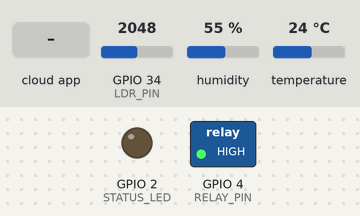
A sketch run on a simulated ESP32. On the bench: switched loads named in the sketch (green lamp = pin HIGH), output pins drawn as LEDs (lit = HIGH). The test bench sets the inputs (shaded band); at power-on: GPIO 34 (LDR_PIN) = 2048, humidity 55 %, temperature 24 °C (analog values on the 0–4095 scale). WiFi joins after 1.5 s; servers stay silent unless stated; the Firebase database answers and starts empty; what the sketch prints to the serial monitor is not drawn.

Above: at 3.3 s.
3.4 s: the phone or cloud app sets relay to ON
At 3.9 s:
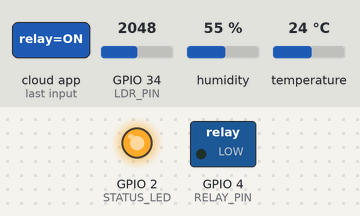
11.6 s: the phone or cloud app sets mode to AUTO
At 14.1 s:
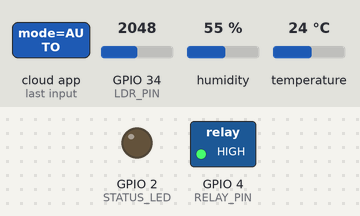
Timing chart, 0 to 15.6 s (numbered marks = the images above; inputs shaded):
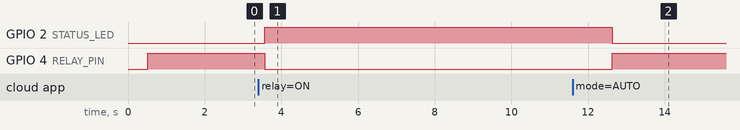

The sketch:

Task_04_Firebase_Sensors_Telemetry.ino
```cpp
/*
 * ======================================================================================
 * Task 04: Firebase IoT Monitoring Dashboard — ESP32 Telemetry & Control Node
 * Project: ProtoSem Week 07 — IoT & Embedded Systems
 * Author: Sai Sanjay R
 * Hardware: ESP32 DevKit V1, DHT11 (GPIO 14), LDR + 10k divider (GPIO 34 / ADC1),
 *           5V optocoupled relay module (GPIO 4, active-LOW), onboard LED (GPIO 2)
 * Cloud:    Firebase project "SmartHome-IoT" (smarthome-iot-e9fe6)
 *           Realtime Database (asia-southeast1) + Email/Password Authentication
 *
 * Database contract shared with the web dashboard — node /current :
 *   temperature (float)        written by ESP32
 *   humidity    (float)        written by ESP32
 *   ldr         (int 0-4095)   written by ESP32
 *   bulbState   (bool)         written by ESP32  -> real relay output
 *   relay       ("ON"/"OFF")   written by dashboard toggle (and by ESP32 in AUTO mode)
 *   mode        ("AUTO"/"MANUAL") written by dashboard <select>
 *   threshold   (int 0-4095)   written by dashboard slider
 * ======================================================================================
 */

#include <WiFi.h>
#include <Firebase_ESP_Client.h>
#include <addons/TokenHelper.h>   // prints token generation status
#include <DHT.h>

// ---------- Wi-Fi (2.4 GHz only) ----------
#define WIFI_SSID        "YOUR_WIFI_SSID"
#define WIFI_PASS        "YOUR_WIFI_PASSWORD"

// ---------- Firebase ----------
#define API_KEY          "YOUR_FIREBASE_WEB_API_KEY"
#define DATABASE_URL     "https://smarthome-iot-e9fe6-default-rtdb.asia-southeast1.firebasedatabase.app"
// The ESP32 signs in with its own Firebase Auth account (a "device user")
#define DEVICE_EMAIL     "esp32@firebase.local"
#define DEVICE_PASSWORD  "YOUR_DEVICE_ACCOUNT_PASSWORD"

// ---------- Pins ----------
#define DHTPIN           14      // DHT11 data (10k pull-up to 3.3V)
#define DHTTYPE          DHT11
#define LDR_PIN          34      // ADC1_CH6 — keeps working while Wi-Fi is on
#define RELAY_PIN        4       // relay IN1
#define STATUS_LED       2       // onboard LED mirrors the relay

#define RELAY_ACTIVE     LOW     // this relay module is active-LOW
#define RELAY_INACTIVE   HIGH
#define HYSTERESIS       50      // +/- ADC counts around the threshold (stops chatter at dusk)

DHT dht(DHTPIN, DHTTYPE);
FirebaseData   fbdo;             // ONE global object, reused (creating it in loop() leaked heap)
FirebaseAuth   auth;
FirebaseConfig config;

String mode      = "AUTO";
int    threshold = 1500;         // default until the dashboard value is read
bool   manualOn  = false;        // last "relay" command from the dashboard
bool   relayOn   = false;        // real output state

unsigned long lastSensorMs  = 0;
unsigned long lastControlMs = 0;
const unsigned long SENSOR_INTERVAL  = 5000;  // DHT11 needs >= 2 s between reads
const unsigned long CONTROL_INTERVAL = 1000;  // check dashboard commands every second

void setRelay(bool on) {
  relayOn = on;
  digitalWrite(RELAY_PIN, on ? RELAY_ACTIVE : RELAY_INACTIVE);
  digitalWrite(STATUS_LED, on ? HIGH : LOW);
}

void connectWiFi() {
  Serial.print("[WIFI] Connecting to ");
  Serial.println(WIFI_SSID);
  WiFi.mode(WIFI_STA);
  WiFi.begin(WIFI_SSID, WIFI_PASS);
  while (WiFi.status() != WL_CONNECTED) {
    delay(400);
    Serial.print(".");
  }
  Serial.println("\n[WIFI] Connected! IP: " + WiFi.localIP().toString());
}

void setup() {
  Serial.begin(115200);
  delay(500);
  Serial.println("\n=======================================================");
  Serial.println("  Task 04: ESP32 -> Firebase RTDB Telemetry & Control  ");
  Serial.println("=======================================================");

  pinMode(RELAY_PIN, OUTPUT);
  pinMode(STATUS_LED, OUTPUT);
  setRelay(false);                // fail-safe: lamp OFF while booting

  dht.begin();
  analogReadResolution(12);       // LDR reading range 0 - 4095

  connectWiFi();

  config.api_key      = API_KEY;
  config.database_url = DATABASE_URL;
  auth.user.email     = DEVICE_EMAIL;
  auth.user.password  = DEVICE_PASSWORD;
  config.token_status_callback = tokenStatusCallback;

  Firebase.reconnectWiFi(true);
  fbdo.setResponseSize(2048);
  Firebase.begin(&config, &auth);
  Serial.println("[FIREBASE] Signing in as device user and connecting to RTDB...");
}

// Read the three values the dashboard writes
void readDashboardCommands() {
  if (Firebase.RTDB.getString(&fbdo, "/current/mode"))      mode      = fbdo.stringData();
  if (Firebase.RTDB.getInt(&fbdo, "/current/threshold"))    threshold = fbdo.intData();
  if (Firebase.RTDB.getString(&fbdo, "/current/relay"))     manualOn  = (fbdo.stringData() == "ON");
}

// AUTO: LDR vs threshold with hysteresis.  MANUAL: follow the dashboard toggle.
// Divider = LDR on the 3.3V side, 10k to GND -> darker room = LOWER ADC value.
void applyControlLogic(int ldr) {
  if (mode == "AUTO") {
    if (!relayOn && ldr < threshold - HYSTERESIS)      setRelay(true);   // dark  -> bulb ON
    else if (relayOn && ldr > threshold + HYSTERESIS)  setRelay(false);  // bright -> bulb OFF
  } else {
    setRelay(manualOn);
  }
}

void loop() {
  if (!Firebase.ready()) return;
  unsigned long now = millis();

  // 1) Control loop — fast, so the dashboard feels instant
  if (now - lastControlMs >= CONTROL_INTERVAL) {
    lastControlMs = now;
    readDashboardCommands();
    bool before = relayOn;
    applyControlLogic(analogRead(LDR_PIN));
    if (relayOn != before) {
      Firebase.RTDB.setBool(&fbdo, "/current/bulbState", relayOn);
      // In AUTO mode the ESP32 also updates "relay" so the dashboard switch shows the truth
      if (mode == "AUTO") Firebase.RTDB.setString(&fbdo, "/current/relay", relayOn ? "ON" : "OFF");
      Serial.printf("[RELAY] %s (%s mode)\n", relayOn ? "ON" : "OFF", mode.c_str());
    }
  }

  // 2) Telemetry loop — every 5 s
  if (now - lastSensorMs >= SENSOR_INTERVAL) {
    lastSensorMs = now;
    float t   = dht.readTemperature();
    float h   = dht.readHumidity();
    int   ldr = analogRead(LDR_PIN);

    FirebaseJson json;
    if (!isnan(t) && !isnan(h)) {
      json.set("temperature", t);
      json.set("humidity", h);
    } else {
      Serial.println("[DHT11] Read failed (NaN) - keeping last good values");
    }
    json.set("ldr", ldr);
    json.set("bulbState", relayOn);

    // updateNode only touches these keys, so dashboard-owned keys (mode, threshold) survive
    if (Firebase.RTDB.updateNode(&fbdo, "/current", &json)) {
      Serial.printf("[TELEMETRY] T=%.1fC H=%.0f%% LDR=%d Relay=%s Mode=%s Th=%d\n",
                    t, h, ldr, relayOn ? "ON" : "OFF", mode.c_str(), threshold);
    } else {
      Serial.println("[FIREBASE] Update failed: " + fbdo.errorReason());
    }
  }
}
```

Measured:
- after the input at 3.4 s, GPIO 2 (STATUS_LED): LOW → HIGH after 0.17 s; GPIO 4 (RELAY_PIN): HIGH → LOW after 0.17 s
- after the input at 11.6 s, GPIO 2 (STATUS_LED): HIGH → LOW after 1.0 s; GPIO 4 (RELAY_PIN): LOW → HIGH after 1.0 s
